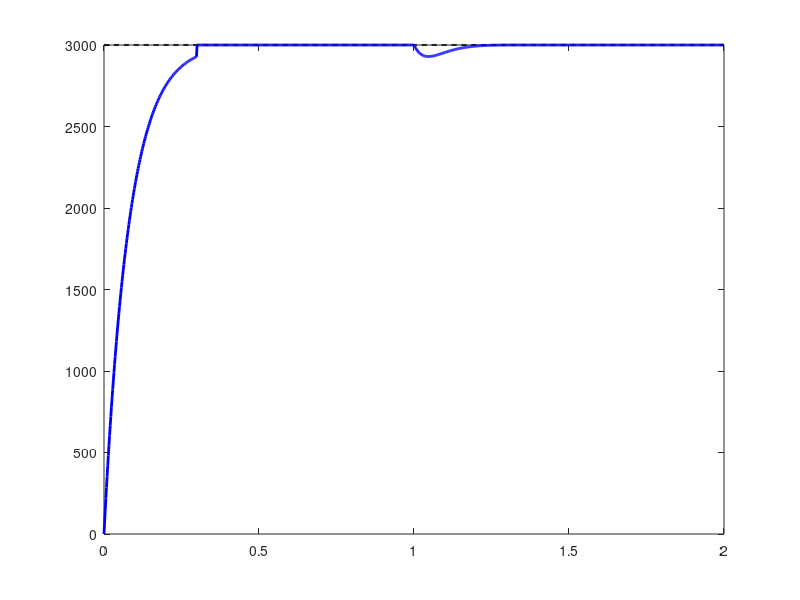

The MATLAB script that drew this image: (Note: this script raises an error after producing the figure.)
% MATLAB script to generate the closed-loop step response curve
t = linspace(0, 2, 1000);
target_rpm = 3000 * ones(size(t));
actual_rpm = zeros(size(t));

for i = 1:length(t)
    if t(i) < 0.3
        actual_rpm(i) = 3000 * (1 - exp(-t(i)/0.08)); % Startup ramp
    elseif t(i) >= 0.3 && t(i) < 1.0
        actual_rpm(i) = 3000; % Steady state
    elseif t(i) >= 1.0 && t(i) < 1.3
        % Load disturbance dip and PI recovery
        recovery_time = t(i) - 1.0;
        actual_rpm(i) = 3000 - 400 * exp(-recovery_time/0.05) * sin(10 * recovery_time);
    else
        actual_rpm(i) = 3000; % Recovered steady state
    end
end

figure('Color', 'w', 'Position', [100, 100, 800, 400]);
plot(t, target_rpm, 'k--', 'LineWidth', 1.5); hold on;
plot(t, actual_rpm, 'b-', 'LineWidth', 2);
xline(1.0, 'r:', 'LineWidth', 1.5, 'Label', 'Load Applied');
grid on;
title('Closed-Loop Sensorless SVPWM BLDC Step Response');
xlabel('Time (Seconds)');
ylabel('Speed (RPM)');
legend('Target RPM', 'Actual RPM', 'Location', 'Southeast');
ylim([0 3500]);
